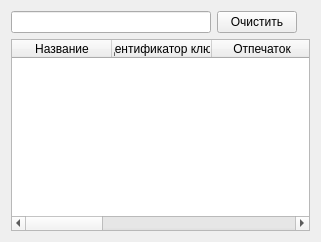
      <widget class="QWidget" name="tab_4">
       <attribute name="title">
        <string>Список CRL</string>
       </attribute>
       <layout class="QVBoxLayout" name="verticalLayout_22">
        <item>
         <layout class="QHBoxLayout" name="horizontalLayout_77">
          <item alignment="Qt::AlignLeft">
           <widget class="QFrame" name="frame_6">
            <property name="frameShape">
             <enum>QFrame::NoFrame</enum>
            </property>
            <property name="frameShadow">
             <enum>QFrame::Raised</enum>
            </property>
            <layout class="QVBoxLayout" name="verticalLayout_29">
             <property name="spacing">
              <number>6</number>
             </property>
             <property name="leftMargin">
              <number>0</number>
             </property>
             <property name="topMargin">
              <number>0</number>
             </property>
             <property name="rightMargin">
              <number>0</number>
             </property>
             <property name="bottomMargin">
              <number>0</number>
             </property>
             <item>
              <layout class="QHBoxLayout" name="horizontalLayout_9">
               <item>
                <widget class="QLineEdit" name="lineEdit_3">
                 <property name="sizePolicy">
                  <sizepolicy hsizetype="Preferred" vsizetype="Fixed">
                   <horstretch>0</horstretch>
                   <verstretch>0</verstretch>
                  </sizepolicy>
                 </property>
                 <property name="minimumSize">
                  <size>
                   <width>200</width>
                   <height>0</height>
                  </size>
                 </property>
                </widget>
               </item>
               <item>
                <widget class="QPushButton" name="pushButton_9">
                 <property name="text">
                  <string>Очистить</string>
                 </property>
                </widget>
               </item>
              </layout>
             </item>
            </layout>
           </widget>
          </item>
          <item alignment="Qt::AlignRight">
           <widget class="QFrame" name="frame_32">
            <property name="frameShape">
             <enum>QFrame::NoFrame</enum>
            </property>
            <property name="frameShadow">
             <enum>QFrame::Raised</enum>
            </property>
            <layout class="QHBoxLayout" name="horizontalLayout_78">
             <property name="leftMargin">
              <number>0</number>
             </property>
             <property name="topMargin">
              <number>0</number>
             </property>
             <property name="rightMargin">
              <number>0</number>
             </property>
             <property name="bottomMargin">
              <number>0</number>
             </property>
             <item>
              <widget class="QLabel" name="label_24">
               <property name="text">
                <string/>
               </property>
              </widget>
             </item>
            </layout>
           </widget>
          </item>
         </layout>
        </item>
        <item>
         <widget class="QTableWidget" name="tableWidget_3">
          <property name="sortingEnabled">
           <bool>true</bool>
          </property>
          <column>
           <property name="text">
            <string>Название</string>
           </property>
          </column>
          <column>
           <property name="text">
            <string>Идентификатор ключа</string>
           </property>
          </column>
          <column>
           <property name="text">
            <string>Отпечаток</string>
           </property>
          </column>
          <column>
           <property name="text">
            <string>Серийный номер</string>
           </property>
          </column>
          <column>
           <property name="text">
            <string>Адрес в интернете</string>
           </property>
          </column>
          <column>
           <property name="text">
            <string/>
           </property>
          </column>
          <column>
           <property name="text">
            <string/>
           </property>
          </column>
         </widget>
        </item>
       </layout>
      </widget>
